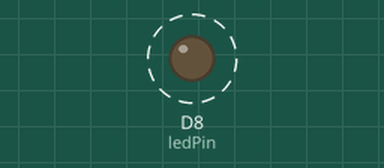
Recording of a sketch running on a simulated ESP8266 (NodeMCU). On the bench: output pins drawn as LEDs (lit = HIGH). Dashed ring = blinking.

Above: at 0.5 s.
Timing chart, 0 to 4.6 s (numbered marks = the images above):
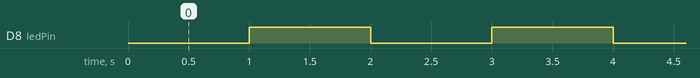

Measured:
- by itself, D8 (ledPin): alternates HIGH for 1.0 s and LOW for 1.0 s

The sketch:

millisled.ino
```cpp
const int ledPin = D8; // LED'in bağlı olduğu pin
unsigned long öncekiZaman = 0; // Son işlem zamanı
const long interval = 1000;    // LED'in yanıp sönme aralığı (milisaniye)

void setup() {
  pinMode(ledPin, OUTPUT);
}

void loop() {
  unsigned long şuAnkiZaman = millis();

  if (şuAnkiZaman - öncekiZaman >= interval) {
    öncekiZaman = şuAnkiZaman; // Son işlem zamanını güncelle

    // LED'i yak veya söndür
    digitalWrite(ledPin, !digitalRead(ledPin));
  }
}
```
